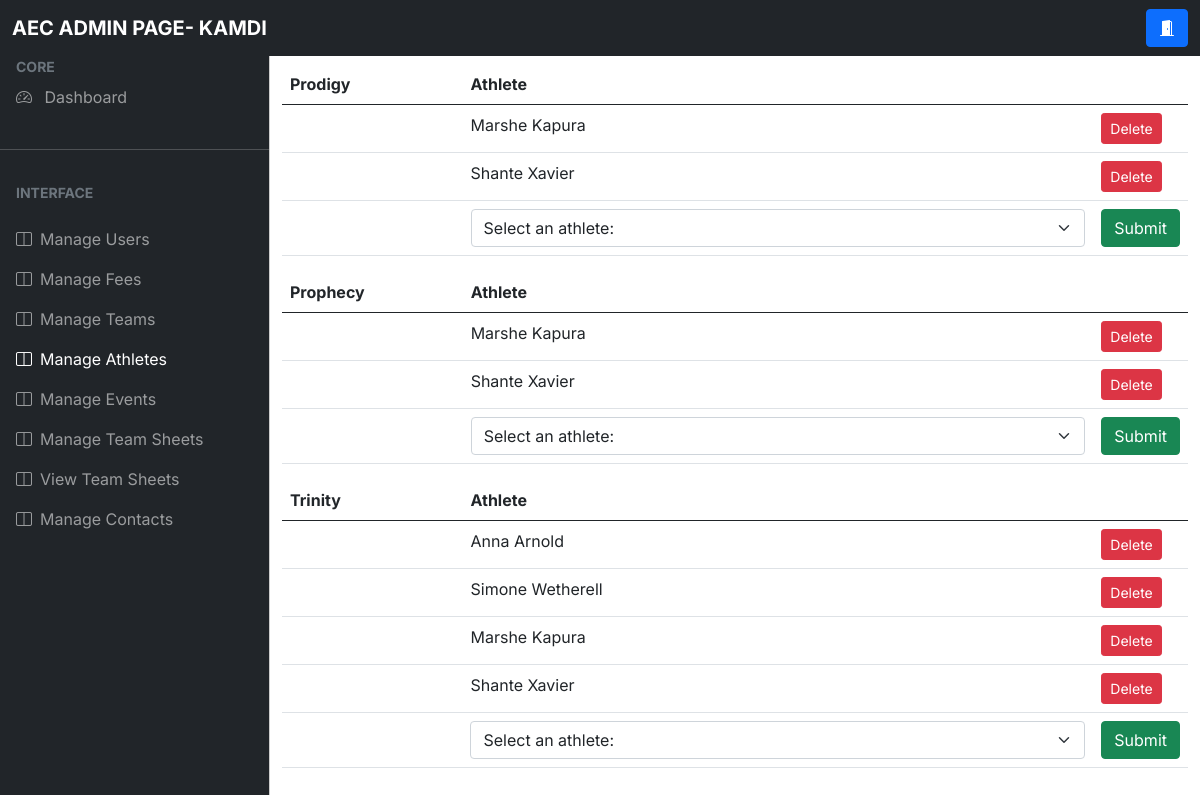
/athletes (signed in), run on the app's committed database.
### app.py (models this page shows, shortened)
class User(db.Model, UserMixin):
    __tablename__="User"
    id = db.Column(db.Integer, primary_key = True)
    firstName = db.Column(db.String(50),nullable = False)
    surname = db.Column(db.String(50), nullable = False)
    dob = db.Column(db.DateTime, nullable = False)
    start_date = db.Column(db.DateTime, nullable = True, default=date.today())
    email = db.Column(db.String(70), nullable = False)
    password = db.Column(db.String(255), nullable = False)
    usertype = db.Column(db.Integer, default = -1)
    verified = db.Column(db.Integer, default = 0)
    def _get_id(self):
        return self.id
    def _get_first_name(self):
        return self.firstName
    def _get_surname(self):
        return self.surname
    def _get_dob(self):
        return self.dob
    def _get_usertype(self):
        return self.usertype
    def _get_verified(self):
        return self.verified
    def _get_eligibility_age(self):
        year = (str(date.today()).split("-"))[0]
        today = [year,5,31]
        athlete_date = str(self._get_dob()).rstrip("00:00:00.0000000")
        born = athlete_date.split("-")
        return int(today[0]) - int(born[0]) - (((int(today[1]), int(today[2]))) < ((int(born[1]), int(born[2]))))

class Team_Details(db.Model):
    __tablename__ = 'team__details'
    team_id = db.Column(db.Integer, primary_key= True)
    coach_id = db.Column(db.Integer)
    team_name= db.Column(db.String(20), nullable= False)
    max_age = db.Column(db.Integer, nullable=True)
    def _get_team_id(self):
        return self.team_id
    def _get_max_age(self):
        return self.max_age

### app.py (the view, shortened to what this page needs)
@app.route('/athletes')#complete
@login_required
def view_athletes():
    try:
        if current_user._get_usertype() not in [0,1,2,3] or current_user._get_verified() != 1:
            return render_template('error.html',error="You are not authorised to view this page")
        elif current_user._get_usertype() == 3:
            team_count = db.engine.execute("SELECT COUNT(team_id) FROM team__details")
            teams = {}
            count = 1
            index = 0
            for amount in team_count:
                team_count = amount[0]
            for team in range(team_count):
                query = db.engine.execute("SELECT user.id, user.firstName, user.surname, user.dob FROM user, team__members WHERE user.id = team__members.athlete_id AND team__members.team_id = {}".format(count))
                athletes = []
                for athlete in query:
                    athlete = User.query.filter_by(id = athlete[0]).first()
                    element = [str(index) +athlete._get_first_name() + " " + athlete._get_surname()]
                    athletes += element
                    index +=1
                if len(athletes) > 0:
                    teams[count] = athletes
                count +=1
            team_names = []
            query = db.engine.execute("SELECT team_name FROM team__details")
            for team_name in query:
                team_names.append(team_name)
            possible_athletes = {}
            query = db.engine.execute('SELECT team_id, max_age FROM team__details')
            for team in query:
                team = Team_Details.query.filter_by(team_id = team[0]).first()
                max_age = team._get_max_age()
                eligible_athletes = []
                athletes = db.engine.execute('SELECT id, firstName, surname, dob FROM user WHERE usertype = {} OR usertype = {}'.format(0,1))
                if max_age:
                    for athlete in athletes:
                        athlete = User.query.filter_by(id = athlete[0]).first()
                        athlete_age = athlete._get_eligibility_age()
                        if max_age >= athlete_age:
                            eligible_athletes += [str(athlete._get_id())+athlete._get_first_name() + " "+ athlete._get_surname()]
                else:
                    for athlete in athletes:
                        athlete = User.query.filter_by(id = athlete[0]).first()
                        eligible_athletes += [str(athlete._get_id())+athlete._get_first_name() + " "+ athlete._get_surname()]
                possible_athletes[team._get_team_id()] = eligible_athletes
            return render_template('adminathletes.html',team_count= team_count,teams=teams, team_names=team_names,possible_athletes=possible_athletes)
    except:
        return render_template('error.html',error="You do not have a team to create a teamsheet for, consult an admin to create one")

### app.py (called while the page is built)
@login_manager.user_loader
def load_user(user_id):
    return User.query.get(user_id)

### templates/adminathletes.html (shortened to what this page needs)
<!DOCTYPE html>
<html lang="en">
  <head>
    <link rel="stylesheet" href="static\css\admin\bootstrap.min.css" />
    <link
      rel="stylesheet"
      href="https://cdn.jsdelivr.net/npm/bootstrap-icons@1.4.1/font/bootstrap-icons.css"
    />
    <link rel="stylesheet" href="static\css\admin\bootstrap.min.css" />
    <link rel="stylesheet" href="static\css\admin\style.css" />
  </head>
    <nav class="navbar navbar-expand-lg navbar-dark bg-dark fixed-top">
      <div class="container-fluid">
        <a
          class="navbar-brand me-auto ms-lg-0 ms-3 text-uppercase fw-bold"
          >AEC ADMIN PAGE- {{ current_user.firstName }}</a
        >
        <div class="collapse navbar-collapse" id="topNavBar">
          <form class="d-flex ms-auto my-3 my-lg-0">
            <div class="input-group">
              <a href ="{{ url_for('logout') }}" class="btn btn-primary">
                <i class="bi bi-door-open-fill"></i>
            </a>
            </div>
          </form>
        </div>
      </div>
    </nav>
    <div
    class="offcanvas offcanvas-start sidebar-nav bg-dark"
    tabindex="-1"
    id="sidebar"
  >
    <div class="offcanvas-body p-0">
      <nav class="navbar-dark">
        <ul class="navbar-nav">
          <li>
            <div class="text-muted small fw-bold text-uppercase px-3">
              CORE
            </div>
          </li>
          <li>
            <a href="{{ url_for('admin') }}" class="nav-link px-3">
              <span class="me-2"><i class="bi bi-speedometer2" ></i></span>
              <span>Dashboard</span>
            </a>
          </li>
          <li class="my-4"><hr class="dropdown-divider bg-light" /></li>
          <li>
            <div class="text-muted small fw-bold text-uppercase px-3 mb-3">
              Interface
            </div>
          </li>
          <li>
            <a
              class="nav-link px-3 sidebar-link"
              href="{{ url_for('verify_users') }}"
            >
              <span class="me-2"><i class="bi bi-layout-split"></i></span>
              <span>Manage Users</span>
            </a>
            <a
            class="nav-link px-3 sidebar-link"
            href="{{ url_for('view_fees') }}"
          >
            <span class="me-2"><i class="bi bi-layout-split"></i></span>
            <span>Manage Fees</span>
          </a>
          <a
          class="nav-link px-3 sidebar-link"
          href="{{ url_for('view_teams') }}"
        >
          <span class="me-2"><i class="bi bi-layout-split"></i></span>
          <span>Manage Teams</span>
        </a>
              <a
              class="nav-link px-3 sidebar-link active"
              href="{{ url_for('view_athletes') }}"
            >
              <span class="me-2"><i class="bi bi-layout-split active"></i></span>
              <span>Manage Athletes</span>
            </a>
            <a
            class="nav-link px-3 sidebar-link"
            href="{{ url_for('view_events') }}"
          >
            <span class="me-2"><i class="bi bi-layout-split"></i></span>
            <span>Manage Events</span>
          </a>
          <a
          class="nav-link px-3 sidebar-link"
          href="{{ url_for('create_teamsheet') }}"
        >
          <span class="me-2"><i class="bi bi-layout-split"></i></span>
          <span>Manage Team Sheets</span>
        </a>
        <a
        class="nav-link px-3 sidebar-link"
        href="{{ url_for('view_teamsheet') }}"
      >
        <span class="me-2"><i class="bi bi-layout-split"></i></span>
        <span>View Team Sheets</span>
      </a>
      <a
      class="nav-link px-3 sidebar-link"
      href="{{ url_for('view_contacts') }}"
    >
      <span class="me-2"><i class="bi bi-layout-split"></i></span>
      <span>Manage Contacts</span>
    </a>
          </li>
        </ul>
      </nav>
    </div>
  </div>
    <main class="mt-5 pt-3">
      <div class="container-fluid">
        {% for table in range(team_count) %}
        <form method = 'POST' action="{{ url_for('create_athletes')}} ">
        <table class="table" width="100%">
          <thead>
            <tr>
              <th scope="col" width="20%">{{team_names[table][0]}}</th>
              <th scope="col" width= "70%">Athlete</th>
              <th scope= "col"></th>
            </tr>
          </thead>
          <tbody>
            {% for athlete in teams[table+1]%}
            <tr>
              <th scope= "row"></th>
              <td>{{athlete.lstrip('0123456789.-')}}</td>
              <td><a type="Submit" class="btn btn-danger btn-sm" href= "{{url_for('delete_athletes', teammemberid=athlete)}}">Delete</a></td>
            </tr>
            {% endfor %}
            <tr>
              <td>
              </td>
              <td>
                <select class="form-select" aria-label="Default select example" name="athlete", id= "athlete">
                  <option selected>Select an athlete: </option>
                </select>
              </td>
              <td><input class="btn btn-success" type="submit" value="Submit"></td>
              </tr>
            </tbody>
          </form>
        {% endfor %}
      </div>
    </main>
  </body>
</html>

### static/css/admin/style.css (style rules this page uses)
:root { --offcanvas-width: 270px; --topNavbarHeight: 56px; }
.sidebar-nav { width: var(--offcanvas-width); }
.sidebar-link { display: flex; align-items: center; }
@media (min-width: 992px) { main { margin-left: var(--offcanvas-width); } }
@media (min-width: 992px) { .sidebar-nav { -webkit-transform: none; transform: none; visibility: visible !important; height: calc(100% - var(--topNavbarHeight)); top: var(--topNavbarHeight); } }

### data on the page
User: firstName "KAMDI"
Team_Details: team_name "Prodigy"
Team_Details: team_name "Prophecy"
Team_Details: team_name "Trinity"

### other printed values
{{ athlete.lstrip('0123456789.-') }} "Marshe Kapura" "Shante Xavier" "Marshe Kapura" "Shante Xavier" "Anna Arnold" "Simone Wetherell" "Marshe Kapura" "Shante Xavier"
